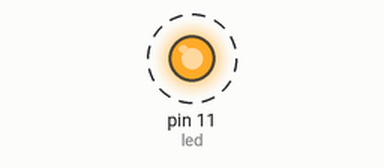
A sketch run on a simulated Arduino Uno, built with avr-gcc and run on an emulated ATmega328P. Parts: output pins drawn as LEDs (lit = HIGH). Dashed ring = blinking.

Above: at 0.2 s.
Timing chart, 0 to 3.0 s (numbered marks = the images above):
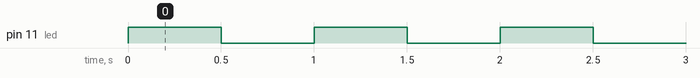

Measured:
- by itself, pin 11 (led): alternates HIGH for 0.50 s and LOW for 0.50 s

The sketch:

parpadea_2hz.ino
```cpp
int led = 11;

void setup() {
  // put your setup code here, to run once:
  pinMode(led, OUTPUT);
}

void loop() {
  // put your main code here, to run repeatedly:
  digitalWrite(led,HIGH);
  delay(500); // El tiempo de delay será: 1/2Hz * 1000ms = 500 ms
  digitalWrite(led,LOW);
  delay(500);
}
```
